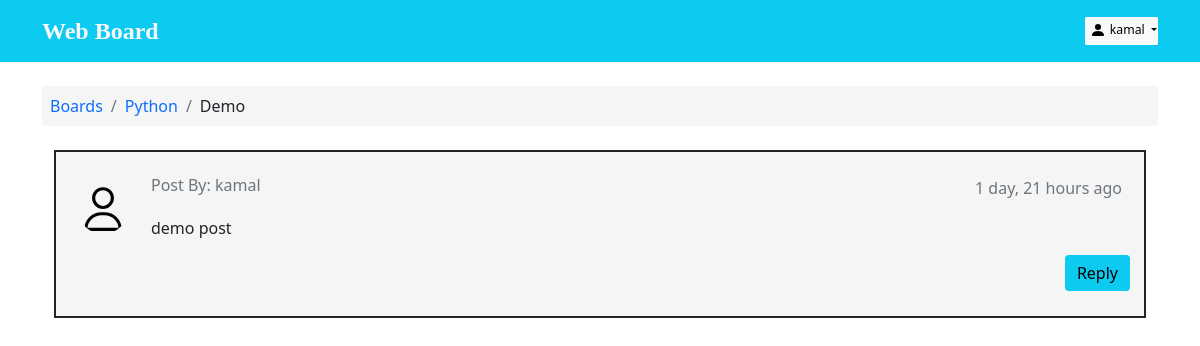
The app's page /Python/Demo/50/post/ (signed in), older data.
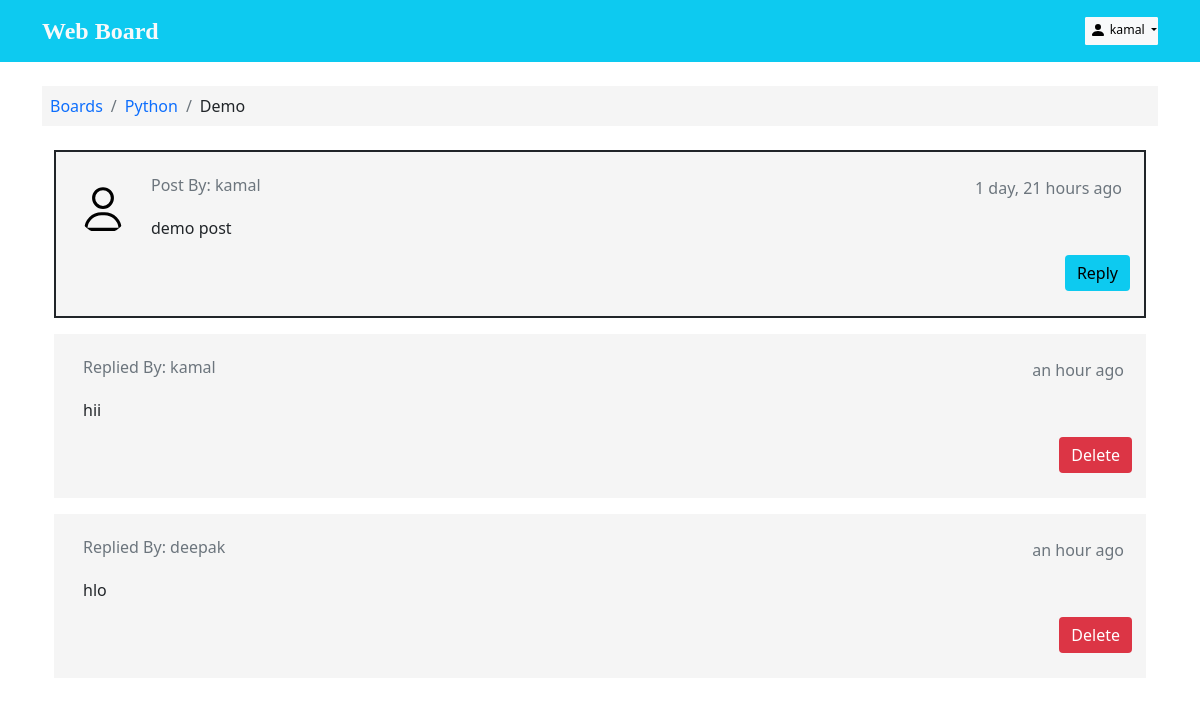
The same page, newer data.
### boards/models.py (models this page shows, shortened)
class Post(models.Model):
    message = models.TextField(max_length=250)
    topic = models.ForeignKey(Topic, on_delete=models.CASCADE, related_name='post_topic')
    created_at = models.DateTimeField(auto_now_add=True)
    updated_at = models.DateTimeField(null=True)
    created_by = models.ForeignKey(User, on_delete= models.CASCADE, related_name='post')
    updated_by = models.ForeignKey(User, on_delete= models.CASCADE,null=True, related_name='+' )

### boards/views.py (the view)
# urls.py: url(r'^delete-post/(?P<id>\d+)$', views.delete_post, name='delete-post'),
def post(request, board_name, topic_subject, topic_pk):
    topic = Topic.objects.get(pk=topic_pk)
    post = Post.objects.filter(topic__pk=topic_pk)
    post_form = PostForm()
    ctx = {'topic': topic,'post':post, 'post_form':post_form, 'login_form':loginform, 'signup_form': signupform}
    return render(request, 'topic_post.html', ctx )

### boards/models.py (called while the page is built)
    def __str__(self):
        return self.name

### templates/topic_post.html (shortened to what this page needs)
{% extends 'base.html' %}
{% load static %}
{% load custom_tags %}
{% load humanize %}
{% block head %}
<link rel="stylesheet" href="{% static 'css/index.css' %}">
{% endblock %}
{% block content %}
<div class="container">
  <ol class="breadcrumb my-4 p-2" style="background-color: whitesmoke;" >
    <li class="breadcrumb-item"> <a class="text-decoration-none" href="{% url 'boards:home' %}"> Boards</a></li>
    <li class="breadcrumb-item "> <a class="text-decoration-none" href="{% url 'boards:topic-list' topic.board %}">{{topic.board}}</a></li>
    <li class="breadcrumb-item">{{topic.subject}}</li>
  </ol>
{% for item in topic.post_topic.all %}
<div class="container mb-3" {% if not forloop.first %} id='reply' {% endif %} >
      <div class="card {% if forloop.first %} border border-2 border-dark {% endif %} ">
          <div class="comment-widgets mb-0 ">
              <div class="d-flex flex-row comment-row m-t-0">
                {% if forloop.first %}
                  <div class="p-2"><img src="{% static 'images/avatar.svg' %}" alt="user" width="50" class="rounded-circle"></div>
                  {% endif %}
                  <div class="comment-text w-100">
                    <div class='d-flex justify-content-between'>
                      <h6 class="font-medium text-muted">{% if forloop.first %} Post By: {% else %}Replied By: {% endif %} {{ item.created_by }}</h6>
                      <p class="text-muted text-end mx-2">{{ item.created_at|naturaltime }}</p>
                    </div>
                      <span class="m-b-15 d-block">{{ item.message }}</span>
                      <div class="text-end">
                      {% if item.created_by == request.user or user.is_superuser %}
                        {% if not forloop.first %}
                        <a href="{% url 'boards:delete-post' item.id %}" type="button" class="btn btn-danger border-0 text-decoration-none">Delete</a>
                        {% endif %}
                      {% endif %}
                      {% if forloop.first %}
                        {% if user.is_authenticated %}
                        <button type="button" class="btn btn-info border-0" data-bs-toggle="modal" data-bs-target="#replytopic">Reply</button>
                        {% else %}
                        <button type="button"  data-bs-toggle="modal" data-bs-target="#login"  class="btn btn-info">Reply</button>
                        {% endif %}
                      {% endif %}
                      </div>
                  </div>
              </div>
          </div>
      </div>
 </div>
{% endfor %}
</div>
{% endblock %}

Row changes from the older to the newer data that the page shows:
added Post: shows "Replied By:", created_by "kamal", created_at "an hour ago", message "hii", shows "Delete"
added Post: shows "Replied By:", created_by "deepak", created_at "an hour ago", message "hlo", shows "Delete"
